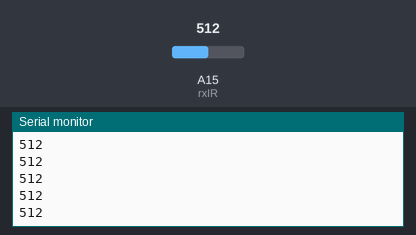
The sketch below on a simulated Arduino Mega 2560, built with avr-gcc and run on an emulated ATmega2560. On the bench: the last lines printed to the serial monitor. Inputs (shaded band) come from the test bench; at power-on: A15 (rxIR) = 512.

Above: at 3.2 s.
3.3 s: A15 (rxIR) set to 716
At 3.68 s:
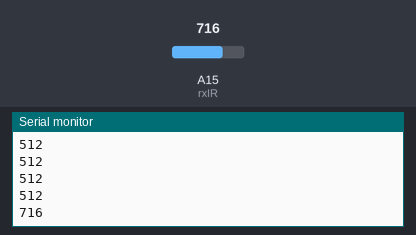
4.8 s: A15 (rxIR) set to 900
At 4.93 s:
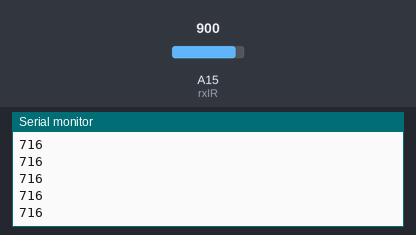
Timing chart, 0 to 7.8 s (numbered marks = the images above; inputs shaded):
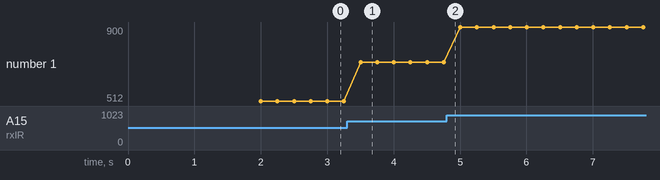

The sketch:

MegaTester.ino
```cpp
#define rxIR  A15
#define txIR  22
#define txVL  13

void setup() {
  // put your setup code here, to run once:
  Serial.begin(9600);
  Serial.println("hi");

  pinMode(rxIR, INPUT);
  pinMode(txIR, OUTPUT);
  pinMode(txVL, OUTPUT);

  digitalWrite(txVL, HIGH);
  delay(2000);
  digitalWrite(txVL, LOW);
}

void loop() {
  int rxIR_brightness = analogRead(rxIR);
  Serial.println(rxIR_brightness);
  if(rxIR_brightness > 120){
    //delay(1000);
    digitalWrite(txVL, HIGH);
    //delay(1000);
  }else{
    digitalWrite(txVL, LOW);
  }
  delay(250);
}
```

Measured:
- after the input at 3.3 s, the serial monitor: prints a new line after 0.20 s (image 1)
- plotted number 1: 512 → 716 after the input at 3.3 s, 716 → 900 after the input at 4.8 s
